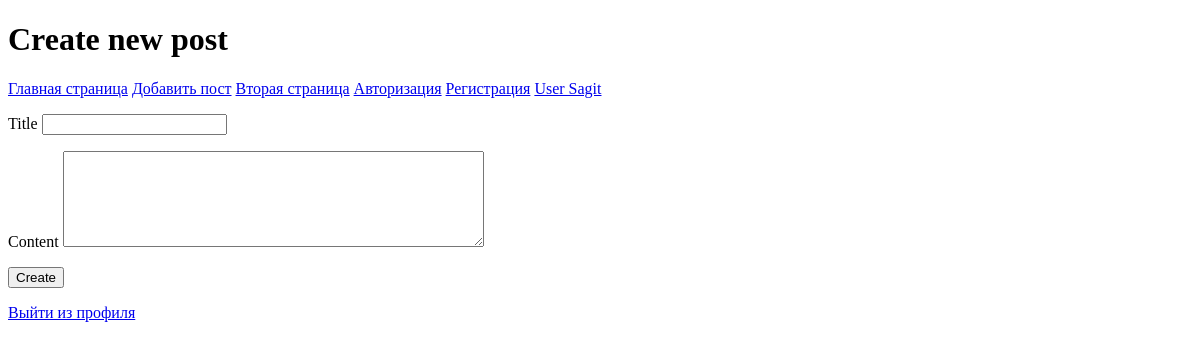
Page /add_post (signed in) on the committed database.
### tables this page shows
CREATE TABLE mainmenu (
    id INTEGER PRIMARY KEY AUTOINCREMENT,
    title TEXT NOT NULL,
    url TEXT NOT NULL
);

### flaskapp.py (the view, shortened to what this page needs)
@app.route('/add_post', methods=["GET", "POST"])
@login_required
def add_post():
    fdb = FlaskDataBase(get_db())
    return render_template('add_post.html', menu_url=fdb.get_menu())

### flask_database.py (called while the page is built)
    def get_menu(self):
        query = "SELECT * from mainmenu"
        try:
            self.__cur.execute(query)
            res = self.__cur.fetchall()
            if res:
                return res
        except Exception as e:
            print(f"Unexpected exception {e}")
        return []

    def get_user(self, user_id):
        try:
            self.__cur.execute(f"SELECT * FROM users WHERE id = {user_id} LIMIT 1")
            res = self.__cur.fetchone()
            if not res:
                print("Не нашли смешарика")
                return False
            return res
        except sqlite3.Error as e:
            print("Ошибка с бд"+str(e))
        return False

### flaskapp.py (called while the page is built)
@login_manager.user_loader
def load_user(user_id):
    fdb = FlaskDataBase(get_db())
    print("load_user")
    return UserLogin().fromDB(user_id, fdb)

def connect_db():
    conn = sqlite3.connect(app.config['DATABASE'])
    conn.row_factory = sqlite3.Row
    return conn

def get_db():
    if not hasattr(g, 'link_db'):
        g.link_db = connect_db()
    return g.link_db

### userlogin.py (called while the page is built)
    def fromDB(self, user_id, db):
        self.__user = db.get_user(user_id)
        return self

### templates/add_post.html (shortened to what this page needs)
{% extends 'base.html' %}
{% block header %}
<h1>Create new post</h1>
{% endblock %}
{% block content %}
<form action="{{ url_for('add_post')}}" method="post">
    <p>
        <label for="name">Title</label>
        <input type="text" id="name" name="name" required>
    </p>
    <p>
        <label for="post">Content</label>
        <textarea name="post" id="post" cols="50" rows="6"></textarea>
    </p>
    <input type="submit" value="Create">
    <p><a href="{{ url_for('logout') }}" >Выйти из профиля </a>
</form>
{% endblock %}

### templates/base.html (shortened to what this page needs)
<!doctype html>
<html lang="en">
<head>
    <link rel="stylesheet" href="{{ url_for('static', filename='css/style.css')}}">
</head>
<body>
{% block header %}{% endblock %}
<a href="{{ url_for('index') }}">Главная страница</a>
{% for m in menu_url %}
<a href="{{ url_for(m.url) }}">{{ m.title }}</a>
{% endfor %}
<a href="{{ url_for('profile', username='sagit')}}">User Sagit</a>
{% block content %}
{% endblock %}
</body>
</html>

### rows in the picture
mainmenu: title "Добавить пост"
mainmenu: title "Вторая страница"
mainmenu: title "Авторизация"
mainmenu: title "Регистрация"
